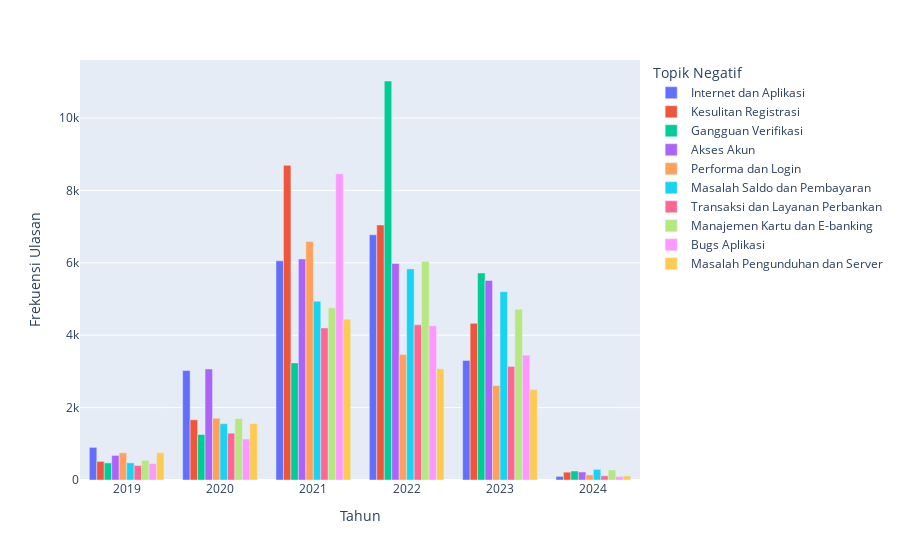

Notebook source saved alongside this figure:
### Code cell
import plotly.express as px

fig = px.bar(df_label0, x='at', y='count', color='topic', barmode='group', labels={'count': 'Frekuensi Ulasan', 'at': 'Tahun', 'topic': 'Topik Negatif'})
fig.update_layout(xaxis={'type': 'category', 'categoryorder': 'category ascending'})  # Adjust the tickangle value as needed
#plot size
fig.show()

### Figure 1 — Plotly figure (JSON) as saved in the notebook; plotly's stock layout.template omitted (floating-point values rounded to 4 significant figures)
{"data": [{"alignmentgroup": "True", "hovertemplate": "Topik Negatif=Internet dan Aplikasi<br>Tahun=%{x}<br>Frekuensi Ulasan=%{y}<extra></extra>", "legendgroup": "Internet dan Aplikasi", "marker": {"color": "#636efa", "pattern": {"shape": ""}}, "name": "Internet dan Aplikasi", "offsetgroup": "Internet dan Aplikasi", "orientation": "v", "showlegend": true, "textposition": "auto", "type": "bar", "x": ["2022", "2019", "2020", "2024", "2023", "2021"], "xaxis": "x", "y": [6775, 902, 3023, 99, 3304, 6056], "yaxis": "y"}, {"alignmentgroup": "True", "hovertemplate": "Topik Negatif=Kesulitan Registrasi<br>Tahun=%{x}<br>Frekuensi Ulasan=%{y}<extra></extra>", "legendgroup": "Kesulitan Registrasi", "marker": {"color": "#EF553B", "pattern": {"shape": ""}}, "name": "Kesulitan Registrasi", "offsetgroup": "Kesulitan Registrasi", "orientation": "v", "showlegend": true, "textposition": "auto", "type": "bar", "x": ["2021", "2019", "2023", "2020", "2024", "2022"], "xaxis": "x", "y": [8693, 514, 4328, 1664, 216, 7048], "yaxis": "y"}, {"alignmentgroup": "True", "hovertemplate": "Topik Negatif=Gangguan Verifikasi<br>Tahun=%{x}<br>Frekuensi Ulasan=%{y}<extra></extra>", "legendgroup": "Gangguan Verifikasi", "marker": {"color": "#00cc96", "pattern": {"shape": ""}}, "name": "Gangguan Verifikasi", "offsetgroup": "Gangguan Verifikasi", "orientation": "v", "showlegend": true, "textposition": "auto", "type": "bar", "x": ["2021", "2024", "2023", "2020", "2022", "2019"], "xaxis": "x", "y": [3236, 248, 5719, 1257, 11024, 472], "yaxis": "y"}, {"alignmentgroup": "True", "hovertemplate": "Topik Negatif=Akses Akun<br>Tahun=%{x}<br>Frekuensi Ulasan=%{y}<extra></extra>", "legendgroup": "Akses Akun", "marker": {"color": "#ab63fa", "pattern": {"shape": ""}}, "name": "Akses Akun", "offsetgroup": "Akses Akun", "orientation": "v", "showlegend": true, "textposition": "auto", "type": "bar", "x": ["2023", "2024", "2020", "2022", "2021", "2019"], "xaxis": "x", "y": [5514, 221, 3067, 5980, 6108, 680], "yaxis": "y"}, {"alignmentgroup": "True", "hovertemplate": "Topik Negatif=Performa dan Login<br>Tahun=%{x}<br>Frekuensi Ulasan=%{y}<extra></extra>", "legendgroup": "Performa dan Login", "marker": {"color": "#FFA15A", "pattern": {"shape": ""}}, "name": "Performa dan Login", "offsetgroup": "Performa dan Login", "orientation": "v", "showlegend": true, "textposition": "auto", "type": "bar", "x": ["2019", "2021", "2023", "2024", "2020", "2022"], "xaxis": "x", "y": [751, 6588, 2610, 141, 1706, 3468], "yaxis": "y"}, {"alignmentgroup": "True", "hovertemplate": "Topik Negatif=Masalah Saldo dan Pembayaran<br>Tahun=%{x}<br>Frekuensi Ulasan=%{y}<extra></extra>", "legendgroup": "Masalah Saldo dan Pembayaran", "marker": {"color": "#19d3f3", "pattern": {"shape": ""}}, "name": "Masalah Saldo dan Pembayaran", "offsetgroup": "Masalah Saldo dan Pembayaran", "orientation": "v", "showlegend": true, "textposition": "auto", "type": "bar", "x": ["2022", "2020", "2021", "2019", "2023", "2024"], "xaxis": "x", "y": [5832, 1557, 4941, 474, 5204, 295], "yaxis": "y"}, {"alignmentgroup": "True", "hovertemplate": "Topik Negatif=Transaksi dan Layanan Perbankan<br>Tahun=%{x}<br>Frekuensi Ulasan=%{y}<extra></extra>", "legendgroup": "Transaksi dan Layanan Perbankan", "marker": {"color": "#FF6692", "pattern": {"shape": ""}}, "name": "Transaksi dan Layanan Perbankan", "offsetgroup": "Transaksi dan Layanan Perbankan", "orientation": "v", "showlegend": true, "textposition": "auto", "type": "bar", "x": ["2024", "2020", "2023", "2019", "2021", "2022"], "xaxis": "x", "y": [117, 1294, 3139, 401, 4201, 4287], "yaxis": "y"}, {"alignmentgroup": "True", "hovertemplate": "Topik Negatif=Manajemen Kartu dan E-banking<br>Tahun=%{x}<br>Frekuensi Ulasan=%{y}<extra></extra>", "legendgroup": "Manajemen Kartu dan E-banking", "marker": {"color": "#B6E880", "pattern": {"shape": ""}}, "name": "Manajemen Kartu dan E-banking", "offsetgroup": "Manajemen Kartu dan E-banking", "orientation": "v", "showlegend": true, "textposition": "auto", "type": "bar", "x": ["2019", "2020", "2023", "2022", "2024", "2021"], "xaxis": "x", "y": [544, 1696, 4718, 6040, 277, 4756], "yaxis": "y"}, {"alignmentgroup": "True", "hovertemplate": "Topik Negatif=Bugs Aplikasi<br>Tahun=%{x}<br>Frekuensi Ulasan=%{y}<extra></extra>", "legendgroup": "Bugs Aplikasi", "marker": {"color": "#FF97FF", "pattern": {"shape": ""}}, "name": "Bugs Aplikasi", "offsetgroup": "Bugs Aplikasi", "orientation": "v", "showlegend": true, "textposition": "auto", "type": "bar", "x": ["2024", "2021", "2023", "2019", "2020", "2022"], "xaxis": "x", "y": [94, 8458, 3448, 455, 1131, 4263], "yaxis": "y"}, {"alignmentgroup": "True", "hovertemplate": "Topik Negatif=Masalah Pengunduhan dan Server<br>Tahun=%{x}<br>Frekuensi Ulasan=%{y}<extra></extra>", "legendgroup": "Masalah Pengunduhan dan Server", "marker": {"color": "#FECB52", "pattern": {"shape": ""}}, "name": "Masalah Pengunduhan dan Server", "offsetgroup": "Masalah Pengunduhan dan Server", "orientation": "v", "showlegend": true, "textposition": "auto", "type": "bar", "x": ["2021", "2019", "2023", "2020", "2022", "2024"], "xaxis": "x", "y": [4443, 753, 2499, 1558, 3073, 115], "yaxis": "y"}], "layout": {"barmode": "group", "legend": {"title": {"text": "Topik Negatif"}, "tracegroupgap": 0}, "margin": {"t": 60}, "xaxis": {"anchor": "y", "categoryorder": "category ascending", "domain": [0, 1], "title": {"text": "Tahun"}, "type": "category"}, "yaxis": {"anchor": "x", "domain": [0, 1], "title": {"text": "Frekuensi Ulasan"}}}}
